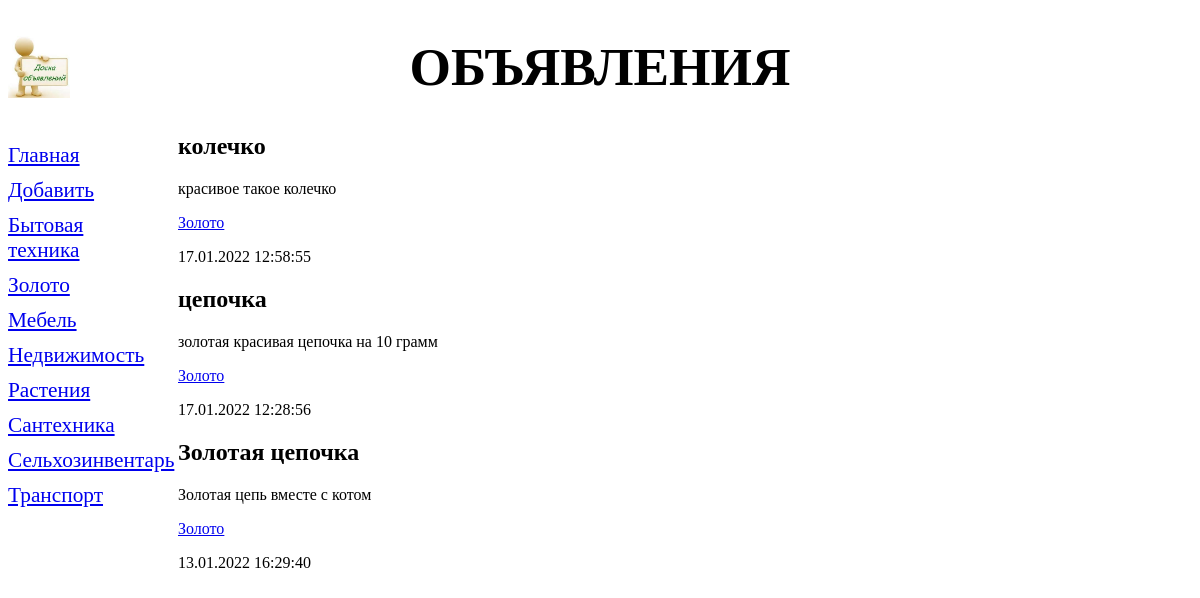
/bboard/3/, run on the app's committed database.
### samplesite/bboard/models.py (models this page shows, shortened)
class Rubric(models.Model):
    name = models.CharField(max_length=20, db_index=True, verbose_name='Название')
    class Meta:
        verbose_name_plural = 'Рубрики'
        verbose_name = 'Рубрика'
        ordering = ['name']
        constraints = (
            models.CheckConstraint(check=models.Q(price_gte=0) & models.Q(price_lte=1000000),
                                   name='bboard_rubric_price_constraint'),
        )

class Bd(models.Model):
    KINDS = (
        (None, 'Выберите тип публикуемого объявления'),
        ('b', 'Куплю'),
        ('s', 'Продам'),
        ('c', 'Обменяю'),
    )
    title = models.CharField(max_length=50, verbose_name='Товар',
                             validators=[validators.RegexValidator(
                                 regex='^.{4,}$',
                                 message='Название должно быть длинее 4 символов',
                             )])
    content = models.TextField(null=True, blank=True, verbose_name='Описание')
    price = models.FloatField(null=True, blank=True, verbose_name='Цена',
                              validators=[validate_even, MinMaxValueValidator(10, 10000000)])
    published = models.DateTimeField(auto_now_add=True, db_index=True, verbose_name='Опубликовано')
    rubric = models.ForeignKey('Rubric', null=True, on_delete=models.PROTECT, verbose_name='Рубрика',)
    kind = models.CharField(max_length=1, choices=KINDS, blank=True)
    def title_and_price(self):
        if self.price:
            return '%s (%.2f)' % (self.title, self.price)
        else:
            return self.title
    title_and_price.short_description = 'Название и цена'
    class Meta:
        verbose_name = 'Объявление'
        verbose_name_plural = 'Объявления'
        ordering = ['-published']
        unique_together = ('title', 'published')

### samplesite/bboard/views.py (the view)
# urls.py: path('<int:rubric_id>/', by_rubric, name='by_rubric'),
def by_rubric(request, rubric_id):
    bbs = Bd.objects.filter(rubric=rubric_id)
    rubrics = Rubric.objects.all()
    current_rubric = Rubric.objects.get(pk=rubric_id)
    context = {'bbs': bbs, 'rubrics': rubrics, 'current_rubric': current_rubric}
    return render(request, 'bboard/by_rubric.html', context)

### samplesite/bboard/templates/bboard/by_rubric.html (shortened to what this page needs)
{% extends "layout/basic.html" %}
{% block content %}
    {% for bb in bbs %}
      <div>
        <h2>{{ bb.title }}</h2>
        <p>{{ bb.content }}</p>
        <p><a href="{% url 'bboard:by_rubric' bb.rubric.pk %}">{{bb.rubric.name}}</a></p>
        <p>{{ bb.published|date:"d.m.Y H:i:s" }}</p>
      </div>
    {% endfor %}
{% endblock %}

### samplesite/bboard/templates/layout/basic.html (shortened to what this page needs)
{% load static %}
<!DOCTYPE html>
<html>
    <head>
        <link rel="stylesheet" type="text/css" href="{% static 'bboard/style.css'%}">
    </head>
    <body>
        <header>
            <h1>Объявления</h1>
        </header>
        <nav>
            <a href="{% url 'bboard:index' %}">Главная</a>
            <a href="{% url 'bboard:add' %}">Добавить</a>
            {% for rubric in rubrics %}
            <a href="{% url 'bboard:by_rubric' rubric.pk %}">{{rubric.name}}</a>
            {% endfor %}
        </nav>
        <section>
            {% block content %}
            {% endblock %}
        </section>
    </body>
</html>

### samplesite/bboard/static/bboard/style.css (style rules this page uses)
header h1 { font-size: 40pt; text-transform: uppercase; text-align: center; background: url("images.jpeg") left / auto 100% no-repeat; }
nav { font-size: 16pt; width: 150px; float: left; }
nav a { display: block; margin: 10px 0px; }
section { margin-left: 170px; }

### data on the page
Rubric: name "Бытовая техника"
Rubric: name "Золото"
Rubric: name "Мебель"
Rubric: name "Недвижимость"
Rubric: name "Растения"
Rubric: name "Сантехника"
Rubric: name "Сельхозинвентарь"
Rubric: name "Транспорт"
Bd: title "колечко", content "красивое такое колечко", rubric.name "Золото", published "17.01.2022 12:58:55"
Bd: title "цепочка", content "золотая красивая цепочка на 10 грамм", rubric.name "Золото", published "17.01.2022 12:28:56"
Bd: title "Золотая цепочка", content "Золотая цепь вместе с котом", rubric.name "Золото", published "13.01.2022 16:29:40"
